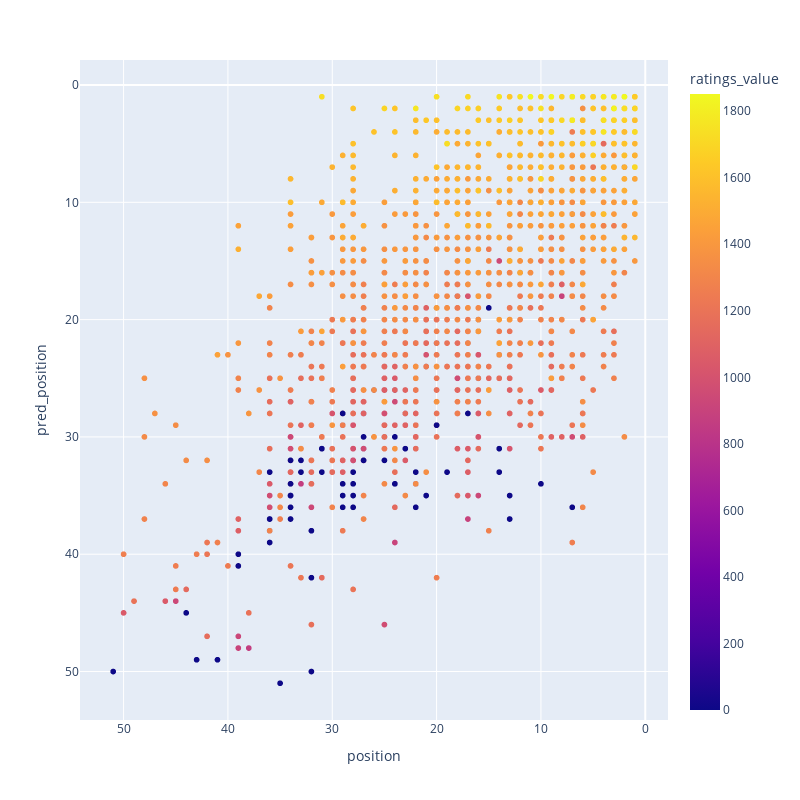

Notebook cell for this chart:
### Code cell
#fig = px.line(df, x='date', y='ratings_value', title='IFPA Rating')
df['pos_delta'] = df['pred_position'] - df['position']
fig = px.scatter(df, x="position", y="pred_position", color = 'ratings_value', width=800, height=800)
fig.update_xaxes(autorange="reversed")
fig.update_yaxes(autorange="reversed")

fig.show();

### Figure 1 — Plotly figure (JSON) as saved in the notebook; plotly's stock layout.template omitted (floating-point values rounded to 4 significant figures; data arrays with more than 128 entries replaced by an {"elided": "..."} marker saying what was removed)
{"data": [{"hovertemplate": "position=%{x}<br>pred_position=%{y}<br>ratings_value=%{marker.color}<extra></extra>", "legendgroup": "", "marker": {"color": {"elided": "1344 float values"}, "coloraxis": "coloraxis", "symbol": "circle"}, "mode": "markers", "name": "", "showlegend": false, "type": "scattergl", "x": {"elided": "1344 int values"}, "xaxis": "x", "y": {"elided": "1344 int values"}, "yaxis": "y"}], "layout": {"coloraxis": {"colorbar": {"title": {"text": "ratings_value"}}, "colorscale": [[0, "#0d0887"], [0.1111, "#46039f"], [0.2222, "#7201a8"], [0.3333, "#9c179e"], [0.4444, "#bd3786"], [0.5556, "#d8576b"], [0.6667, "#ed7953"], [0.7778, "#fb9f3a"], [0.8889, "#fdca26"], [1, "#f0f921"]]}, "height": 800, "legend": {"tracegroupgap": 0}, "margin": {"t": 60}, "width": 800, "xaxis": {"anchor": "y", "autorange": true, "domain": [0, 1], "range": [54.18, -2.182], "title": {"text": "position"}, "type": "linear"}, "yaxis": {"anchor": "x", "autorange": true, "domain": [0, 1], "range": [54.13, -2.133], "title": {"text": "pred_position"}, "type": "linear"}}}
